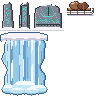

Python code for this plot:
"""북유럽 전용으로 코드로 그린 타일 묶음 (Tools/MapGen/north_art.png). 10/24.
룬돌: 기존 묘비 같은 그림 대신, 위가 둥글고 아래가 넓은 길쭉한 선돌에 룬 문자 띠가 새겨진 북유럽 룬스톤 (16x32, 1x2칸).
  (0,0)-(0,1) 룬돌 A: 가운데 한 줄 룬 + 위에 눈
  (1,0)-(1,1) 룬돌 B: 뱀 모양 띠 안에 룬 + 이끼
  (2,0)-(3,1) 큰 룬 바위 2x2: 들쭉날쭉한 바위에 돛단배와 룬 두 줄 (룬돌 둥지 가운데용)
룬 홈은 청록색이라 밤에 NorthLife 불빛과 함께 빛나 보인다."""
import os
from PIL import Image

PATH = os.path.join(os.path.dirname(os.path.abspath(__file__)), "north_art.png")
OUT = (52, 55, 66, 255); DARK = (92, 98, 112, 255); MID = (128, 134, 146, 255); LIGHT = (164, 170, 182, 255)
HI = (196, 201, 210, 255); GROOVE = (44, 58, 66, 255); RUNE = (96, 214, 204, 255); RUNE_D = (60, 150, 150, 255)
SNOW = (246, 244, 250, 255); SNOW_S = (210, 204, 222, 255); MOSS = (112, 138, 84, 255); MOSS_D = (84, 106, 64, 255)

GLYPHS = {   # 3x4 룬 (1 = 홈)
    "f": ["100", "111", "110", "100"], "r": ["110", "101", "110", "101"], "z": ["101", "111", "010", "010"],
    "t": ["111", "010", "010", "010"], "s": ["100", "110", "011", "001"], "o": ["010", "101", "010", "101"],
    "h": ["101", "111", "101", "101"], "k": ["101", "110", "110", "101"],
}


def stone(img, ox, oy, w, h, edges, seed):
    """edges(y) -> (l, r): 줄마다 돌 폭. 왼쪽 밝게, 오른쪽 어둡게, 테두리."""
    px = img.load()
    rows = {}
    for y in range(h):
        e = edges(y)
        if e:
            rows[y] = e
    for y, (l, r) in rows.items():
        for x in range(l, r + 1):
            c = MID
            if x <= l + 1: c = LIGHT
            if x == l + 1 and y % 5 == seed % 5: c = HI
            if x >= r - 1: c = DARK
            if (x * 7 + y * 13 + seed) % 11 == 0: c = LIGHT if c == MID else c   # 화강암 알갱이
            px[ox + x, oy + y] = c
    for y, (l, r) in rows.items():   # 테두리
        up, dn = rows.get(y - 1), rows.get(y + 1)
        for x in range(l, r + 1):
            if x in (l, r) or not up or not dn or x < up[0] or x > up[1] or x < dn[0] or x > dn[1]:
                px[ox + x, oy + y] = OUT
    return rows


def carve(img, ox, oy, x, y, word):
    px = img.load()
    for i, ch in enumerate(word):
        g = GLYPHS[ch]
        for gy, row in enumerate(g):
            for gx, v in enumerate(row):
                if v == "1":
                    px[ox + x + gx, oy + y + i * 5 + gy] = RUNE if (gx + gy + i) % 3 else RUNE_D


def snow_base(img, ox, oy, x0, x1, y):
    px = img.load()
    for x in range(x0, x1 + 1):
        d = min(x - x0, x1 - x)
        top = y - (2 if d > 3 else 1 if d > 1 else 0)
        for yy in range(top, y + 2):
            px[ox + x, oy + yy] = SNOW if yy < y + 1 else SNOW_S


def make():
    img = Image.new("RGBA", (96, 96), (0, 0, 0, 0))
    px = img.load()
    # 룬돌 A: 끝이 비스듬히 뾰족한 선돌 (아래로 갈수록 넓음)
    A = {1: (7, 8), 2: (6, 9), 3: (5, 10), 4: (4, 11)}
    def ea(y):
        if y < 1 or y > 28: return None
        if y in A: return A[y]
        if y < 10: return (3, 11)
        if y < 21: return (3, 12)
        return (2, 13)
    stone(img, 0, 0, 16, 32, ea, 1)
    carve(img, 0, 0, 6, 7, "fzrt")
    for x, y in [(7, 1), (8, 1), (6, 2), (7, 2), (8, 2), (5, 3), (6, 3), (7, 3)]:
        px[x, y] = SNOW
    snow_base(img, 0, 0, 0, 15, 29)
    # 룬돌 B: 어깨가 기운 두툼한 돌, 뱀 띠 안에 룬, 이끼
    B = {2: (8, 11), 3: (6, 12), 4: (5, 12)}
    def eb(y):
        if y < 2 or y > 28: return None
        if y in B: return B[y]
        if y < 15: return (4, 12)
        return (3, 13)
    stone(img, 16, 0, 16, 32, eb, 4)
    for y in range(6, 27):                     # 뱀 띠: 룬 둘레를 감싸는 홈 (위는 둥글게)
        px[16 + 5, y] = GROOVE; px[16 + 11, y] = GROOVE
    for x in range(6, 11):
        px[16 + x, 5] = GROOVE
    px[16 + 12, 25] = GROOVE; px[16 + 13, 26] = RUNE_D       # 뱀 꼬리
    carve(img, 16, 0, 7, 7, "hok")
    for (x, y) in [(4, 24), (4, 25), (3, 26), (4, 27), (12, 22), (13, 24), (12, 26), (6, 28), (11, 28)]:
        px[16 + x, y] = MOSS if (x + y) % 2 else MOSS_D
    for x, y in [(8, 2), (9, 2), (10, 2), (7, 3), (8, 3), (9, 3), (6, 4), (7, 4)]:
        px[16 + x, y] = SNOW
    snow_base(img, 16, 0, 1, 14, 29)
    # 큰 룬 바위 2x2: 들쭉날쭉한 큰 바위에 둥근 뱀 띠와 룬, 가운데 배 무늬
    C = {4: (13, 19), 5: (9, 23), 6: (7, 25), 7: (5, 26)}
    def ec(y):
        if y < 4 or y > 28: return None
        if y in C: return C[y]
        if y < 13: return (3, 27)
        return (2, 29)
    stone(img, 32, 0, 32, 32, ec, 7)
    # 돛 단 배 (위)와 룬 두 줄 (아래), 왼쪽 위에서 오른쪽 아래로 흐르는 뱀 띠 한 줄
    boat = [(9, 14), (10, 15), (11, 16)] + [(x, 16) for x in range(12, 21)] + [(21, 15), (22, 14), (8, 13), (23, 13)]
    sail = [(x, y) for y in range(8, 14) for x in range(13, 20) if (x + y) % 2 == 0 and abs(x - 16) <= (y - 6)]
    for x, y in sail:
        px[32 + x, y] = RUNE_D
    for y in range(7, 16):
        px[32 + 16, y] = GROOVE
    for x, y in boat:
        px[32 + x, y] = RUNE
    for i, ch in enumerate("fzrtsk"):
        for gy, row in enumerate(GLYPHS[ch]):
            for gx, v in enumerate(row):
                if v == "1":
                    px[32 + 4 + i * 4 + gx, 19 + gy] = RUNE if (gx + gy) % 2 else RUNE_D
    for x in range(4, 28):
        px[32 + x, 24] = GROOVE
        if x % 3 == 0: px[32 + x, 25] = GROOVE
    for x, y in [(12, 4), (13, 4), (14, 4), (15, 4), (16, 4), (17, 4), (18, 4), (9, 5), (10, 5), (11, 5), (12, 5), (13, 5), (14, 5), (20, 5), (21, 5), (22, 5)]:
        px[32 + x, y] = SNOW
    snow_base(img, 32, 0, 0, 31, 29)
    sled(img, 64, 0)
    icefall(img, 0, 32)
    img.save(PATH)
    return PATH


def sled(img, ox, oy):
    """10/27 짐 실은 나무 썰매 2x1 (32x16): 앞이 말려 올라간 썰매 날 둘, 판자 바닥, 끈으로 묶은 모피 짐 + 눈.
    (원래 element 시트 그림은 상자 두 개를 붙인 것 같아 잘려 보였다)"""
    from PIL import ImageDraw
    d = ImageDraw.Draw(img)
    O = (52, 40, 36, 255); W = (176, 116, 68, 255); WD = (124, 80, 48, 255); WL = (206, 150, 96, 255)
    RUN = (82, 74, 84, 255); RUNL = (150, 146, 160, 255); FUR = (150, 108, 72, 255); FURD = (110, 78, 54, 255)
    FURL = (236, 226, 210, 255); ROPE = (208, 72, 56, 255); SH = (200, 194, 214, 255)
    X = lambda x: ox + x; Y = lambda y: oy + y
    d.line((X(4), Y(15), X(29), Y(15)), fill=SH)                                  # 그림자
    for ry in (12, 14):                                                           # 썰매 날 두 줄 (앞이 말림)
        d.line((X(3), Y(ry), X(27), Y(ry)), fill=RUN)
        d.line((X(4), Y(ry), X(25), Y(ry)), fill=RUNL if ry == 12 else RUN)
        d.line((X(27), Y(ry), X(29), Y(ry - 2)), fill=RUN); d.line((X(29), Y(ry - 2), X(29), Y(ry - 4)), fill=RUN)
        d.point((X(28), Y(ry - 4)), fill=RUN)
    for sx in (6, 13, 20):                                                        # 버팀대
        d.line((X(sx), Y(10), X(sx), Y(14)), fill=WD)
    d.rectangle((X(3), Y(8), X(26), Y(10)), fill=W, outline=O)                    # 판자 바닥
    d.line((X(4), Y(8), X(25), Y(8)), fill=WL)
    for px_ in (9, 15, 21):
        d.point((X(px_), Y(9)), fill=WD)
    d.ellipse((X(5), Y(1), X(16), Y(9)), fill=FUR, outline=O)                     # 둥글게 만 모피 짐
    d.ellipse((X(13), Y(2), X(24), Y(9)), fill=FURD, outline=O)
    d.line((X(7), Y(3), X(12), Y(2)), fill=FURL); d.line((X(15), Y(4), X(19), Y(3)), fill=FUR)
    d.line((X(11), Y(1), X(11), Y(9)), fill=ROPE); d.line((X(19), Y(2), X(19), Y(9)), fill=ROPE)  # 묶은 끈
    for x, y in [(7, 1), (8, 1), (9, 1), (6, 2), (15, 2), (16, 2), (17, 2), (18, 2)]:   # 짐 위 눈
        img.putpixel((X(x), Y(y)), (246, 244, 250, 255))


if __name__ == "__main__":
    print(make())



def icefall(img, ox, oy):
    """10/27 얼어붙은 폭포 3칸 폭: (0~2, 2) 눈 덮인 턱 + 고드름, (0~2, 3)/(0~2, 4) 번갈아 쓰는 얼음 기둥 (세로로 이어짐),
    (0~2, 5) 아래 끝: 얼음 물보라 더미. 세로 줄무늬(흘러내리다 언 물줄기) + 흰 반짝임 + 들쭉날쭉한 가장자리.
    (원래 relief 타일은 납작한 하늘색 띠라 폭포 느낌이 안 났다)"""
    import math
    px = img.load()
    OUTL = (58, 92, 132, 255); D = (104, 160, 204, 255); M = (150, 202, 232, 255); L = (196, 230, 246, 255); W = (244, 252, 255, 255)
    SN = (246, 244, 250, 255); SNS = (204, 200, 220, 255)
    def edges(gy):          # gy: 기둥 안 전체 y (위 0부터). 32px마다 반복 → 가운데 두 장이 이음매 없이 이어짐
        t = 2 * math.pi * gy / 32
        return 4 + round(2 * math.sin(t) + math.sin(2 * t)), 43 - round(2 * math.sin(t + 1.3) + math.sin(2 * t + 0.5))
    def shade(x, gy):
        band = (x * 5 // 7)
        k = (band * 37 + (gy // 32) * 0) % 9
        c = M if k < 4 else L if k < 7 else D
        # 흰 물줄기 반짝임: 몇 줄만, 위아래로 끊기며 흐름
        if x in (11, 12, 23, 31, 32, 38) and (gy + x * 3) % 32 < 18:
            c = W
        if x in (7, 19, 27, 41) and (gy + x * 5) % 32 < 22:
            c = D
        return c
    def column(y0, y1, gy0):
        for y in range(y0, y1):
            gy = gy0 + (y - y0)
            l, r = edges(gy)
            for x in range(l, r + 1):
                px[ox + x, oy + y] = OUTL if x in (l, r) else (L if x == l + 1 else D if x == r - 1 else shade(x, gy))
    # (2) 위: 눈 덮인 턱 + 고드름
    column(4, 16, 4)
    for x in range(1, 47):
        d = min(x - 1, 46 - x)
        top = 1 if d > 6 else 2 if d > 2 else 3
        bot = 8 + (1 if (x // 4) % 3 == 0 else 0)          # 아래가 살짝 물결진 눈 턱
        for y in range(top, bot):
            px[ox + x, oy + y] = SN if y < bot - 2 else SNS
        px[ox + x, oy + top - 1] = OUTL
        px[ox + x, oy + bot] = OUTL if x in (1, 46) else px[ox + x, oy + bot]
    for y in range(3, 9):
        px[ox, oy + y] = OUTL; px[ox + 47, oy + y] = OUTL
    for (x, ln) in [(6, 5), (9, 3), (15, 6), (21, 4), (28, 6), (34, 3), (39, 5)]:   # 고드름
        for y in range(9, 9 + ln):
            px[ox + x, oy + y] = W if y < 9 + ln - 1 else L
            if y < 9 + ln - 2: px[ox + x + 1, oy + y] = L
    # (3)(4) 가운데 기둥 두 장 (gy 16~47 → 다음 장으로 이어짐)
    column(16, 48, 16)
    # (5) 아래: 기둥 끝 + 얼음 물보라 더미
    column(48, 56, 48)
    blobs = [(10, 57, 9, 5), (24, 55, 12, 7), (38, 57, 9, 5), (17, 59, 7, 4), (31, 59, 7, 4)]
    for (cx, cy, rx, ry) in blobs:
        for y in range(cy - ry, cy + ry + 1):
            for x in range(cx - rx, cx + rx + 1):
                if 0 <= x < 48 and 48 <= y < 64 and ((x - cx) / rx) ** 2 + ((y - cy) / ry) ** 2 <= 1:
                    px[ox + x, oy + y] = W if y < cy - ry / 3 else L if y < cy + ry / 3 else M
    for x in range(48):                      # 더미 테두리
        for y in range(48, 64):
            if px[ox + x, oy + y][3] and px[ox + x, oy + y] in (W, L, M):
                if y + 1 >= 64 or px[ox + x, oy + y + 1][3] == 0 or (x + 1 < 48 and px[ox + x + 1, oy + y][3] == 0) or (x > 0 and px[ox + x - 1, oy + y][3] == 0):
                    px[ox + x, oy + y] = OUTL if y > 56 else D
